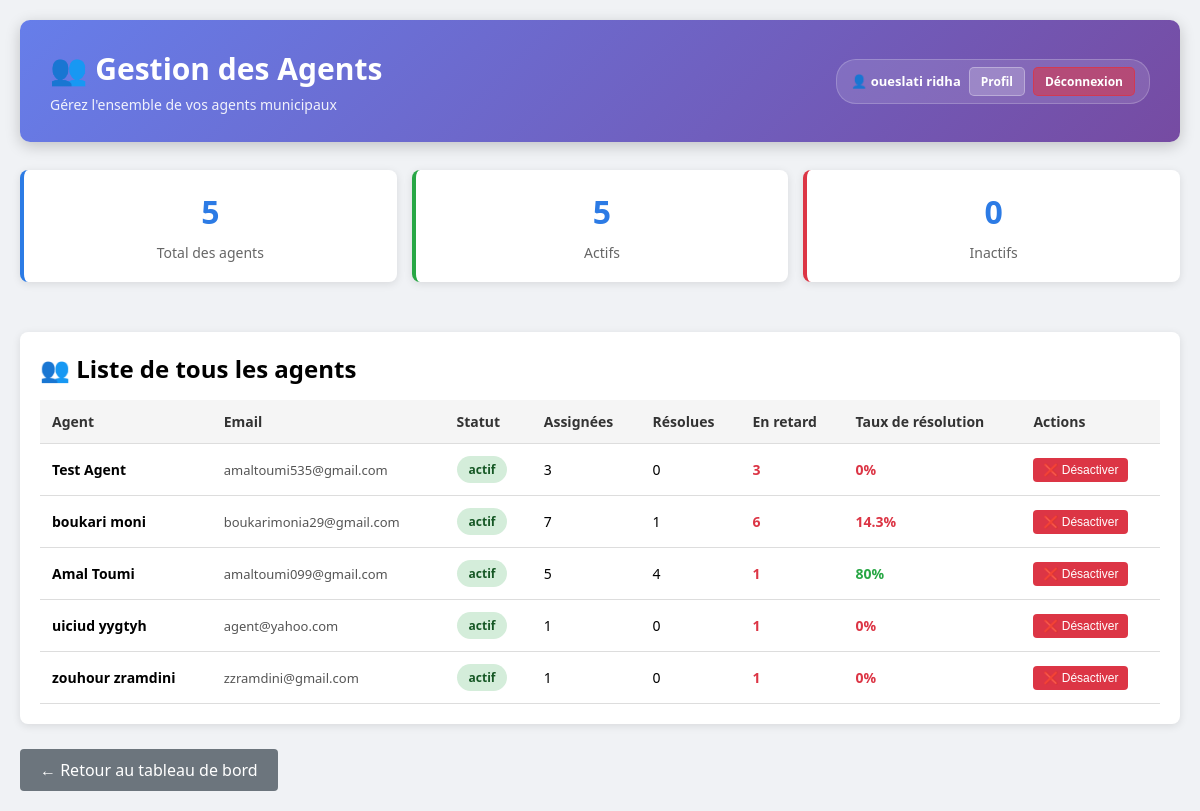
Screenshot of /gestion_agents.php (signed in) with the database file from the repository.
### tables this page shows
CREATE TABLE `utilisateur` (
  `idUtilisateur` int(11) NOT NULL,
  `nom` varchar(100) NOT NULL,
  `prenom` varchar(100) NOT NULL,
  `email` varchar(150) NOT NULL,
  `mot_de_passe` varchar(255) NOT NULL,
  `role` enum('citoyen','agent','admin') NOT NULL,
  `telephone` varchar(20) NOT NULL,
  `photo` varchar(255) NOT NULL,
  `idCateg` int(11) DEFAULT NULL,
  `statut` varchar(20) NOT NULL DEFAULT 'actif'
);

### gestion_agents.php (the view, shortened to what this page needs)
<?php
$pdo     = getConnexion();
$agentsStats = $pdo->query("
    SELECT
        u.idUtilisateur,
        u.nom,
        u.prenom,
        u.email,
        u.statut,
        COUNT(r.idRec)                                                        AS total_assignees,
        SUM(CASE WHEN r.statut = 'résolu' THEN 1 ELSE 0 END)                 AS resolues,
        SUM(CASE WHEN r.statut != 'résolu'
                  AND DATEDIFF(NOW(), r.dateAssignation) > 15 THEN 1 ELSE 0 END) AS en_retard
    FROM utilisateur u
    LEFT JOIN reclamation r ON u.idUtilisateur = r.idUtilisateurAssigne
    WHERE u.role = 'agent'
    GROUP BY u.idUtilisateur
    ORDER BY u.nom, u.prenom
")->fetchAll(PDO::FETCH_ASSOC);
require_once 'includes/dashboard_header.php';
?>
<div style="display:grid;grid-template-columns:repeat(auto-fit,minmax(150px,1fr));gap:15px;margin-bottom:30px">
    <div class="card stat-box">
        <h3><?= count($agentsStats) ?></h3>
        <p>Total des agents</p>
    </div>
    <div class="card stat-box" style="border-left:4px solid #28a745">
        <h3><?= count(array_filter($agentsStats, fn($a) => $a['statut'] === 'actif')) ?></h3>
        <p>Actifs</p>
    </div>
    <div class="card stat-box" style="border-left:4px solid #dc3545">
        <h3><?= count(array_filter($agentsStats, fn($a) => $a['statut'] !== 'actif')) ?></h3>
        <p>Inactifs</p>
    </div>
</div>
<div class="card">
    <h2>👥 Liste de tous les agents</h2>
    <?php if (empty($agentsStats)): ?>
        <p style="color:#888;text-align:center;padding:40px 0">Aucun agent trouvé.</p>
    <?php else: ?>
        <div style="overflow-x:auto">
        <table>
            <thead>
                <tr>
                    <th>Agent</th>
                    <th>Email</th>
                    <th>Statut</th>
                    <th>Assignées</th>
                    <th>Résolues</th>
                    <th>En retard</th>
                    <th>Taux de résolution</th>
                    <th>Actions</th>
                </tr>
            </thead>
            <tbody>
            <?php foreach ($agentsStats as $agent):
                $taux = $agent['total_assignees'] > 0
                    ? round(($agent['resolues'] / $agent['total_assignees']) * 100, 1)
                    : 0;
            ?>
            <tr>
                <td><strong><?= htmlspecialchars($agent['prenom'] . ' ' . $agent['nom']) ?></strong></td>
                <td style="font-size:13px;color:#555"><?= htmlspecialchars($agent['email']) ?></td>
                <td>
                    <span class="badge <?= $agent['statut'] === 'actif' ? 'badge-resolu' : 'badge-annule' ?>">
                        <?= htmlspecialchars($agent['statut']) ?>
                    </span>
                </td>
                <td><?= $agent['total_assignees'] ?></td>
                <td><?= $agent['resolues'] ?></td>
                <td <?= $agent['en_retard'] > 0 ? 'style="color:#dc3545;font-weight:bold"' : '' ?>>
                    <?= $agent['en_retard'] ?>
                </td>
                <td>
                    <strong style="color:<?= $taux >= 80 ? '#28a745' : ($taux >= 50 ? '#ffc107' : '#dc3545') ?>">
                        <?= $taux ?>%
                    </strong>
                </td>
                <td>
                    <form method="POST" action="./toggle_agent_status.php" style="display:inline">
                        <button type="submit"
                                class="btn-sm btn-<?= $agent['statut'] === 'actif' ? 'danger' : 'success' ?>">
                            <?= $agent['statut'] === 'actif' ? '❌ Désactiver' : '✓ Activer' ?>
                        </button>
                    </form>
                </td>
            </tr>
            <?php endforeach; ?>
            </tbody>
        </table>
        </div>
    <?php endif; ?>
</div>
<div style="margin-top:25px">
    <a href="./admin.php" class="btn-back">← Retour au tableau de bord</a>
</div>
<?php require_once 'includes/footer.php'; ?>

### dashboard_header.php (style rules this page uses)
* { margin:0; padding:0; box-sizing:border-box; }
body { font-family: 'Segoe UI', Arial, sans-serif; background: #f0f2f5; min-height: 100vh; }
.btn-danger { background:#dc3545;color:white; }
.btn-sm { padding:5px 10px;font-size:12px; }
.badge { display:inline-block;padding:4px 10px;border-radius:20px;font-size:12px;font-weight:600; }
.badge-resolu { background:#d4edda;color:#155724; }

### gestion_agents.php (style rules this page uses)
.card { background:white;padding:20px;border-radius:8px;box-shadow:0 2px 8px rgba(0,0,0,0.1);margin-bottom:20px }
.stat-box { text-align:center;padding:20px !important;border-left:4px solid #2c7be5 }
.stat-box h3 { font-size:32px;margin:0 0 10px 0;color:#2c7be5 }
.stat-box p { margin:0;color:#666;font-size:14px }
.badge { display:inline-block;padding:5px 12px;border-radius:20px;font-size:12px;font-weight:600 }
.badge-resolu { background:#d4edda;color:#155724 }
.btn-sm { padding:5px 10px;font-size:12px;display:inline-block;border:none;border-radius:4px;cursor:pointer;text-decoration:none }
.btn-danger { background:#dc3545;color:white }
table { width:100%;border-collapse:collapse;margin-top:15px }
table thead { background:#f5f5f5 }
table th,table td { padding:12px;text-align:left;border-bottom:1px solid #ddd;font-size:14px }
table th { font-weight:600;color:#333 }
.btn-back { display:inline-block;padding:10px 20px;background:#6c757d;color:white;text-decoration:none;border-radius:4px;cursor:pointer;transition:background .3s }

### rows the page displays
utilisateur: prenom+nom "Test Agent", email "amaltoumi535@gmail.com", statut "actif", total_assignees "3", resolues "0", en_retard "3", taux "0", shows "❌ Désactiver"
utilisateur: prenom+nom "boukari moni", email "boukarimonia29@gmail.com", statut "actif", total_assignees "7", resolues "1", en_retard "6", taux "14.3", shows "❌ Désactiver"
utilisateur: prenom+nom "Amal Toumi", email "amaltoumi099@gmail.com", statut "actif", total_assignees "5", resolues "4", en_retard "1", taux "80", shows "❌ Désactiver"
utilisateur: prenom+nom "uiciud yygtyh", email "agent@yahoo.com", statut "actif", total_assignees "1", resolues "0", en_retard "1", taux "0", shows "❌ Désactiver"
utilisateur: prenom+nom "zouhour zramdini", email "zzramdini@gmail.com", statut "actif", total_assignees "1", resolues "0", en_retard "1", taux "0", shows "❌ Désactiver"

### other values shown
$config['icon'] "👥"
$config['title'] "Gestion des Agents"
$config['subtitle'] "Gérez l'ensemble de vos agents municipaux"
$currentUser['prenom'] . ' ' . $currentUser['nom'] "oueslati ridha"
count($agentsStats) "5"
count(array_filter($agentsStats, fn($a) => $a['statut'] === 'actif')) "5"
count(array_filter($agentsStats, fn($a) => $a['statut'] !== 'actif')) "0"
